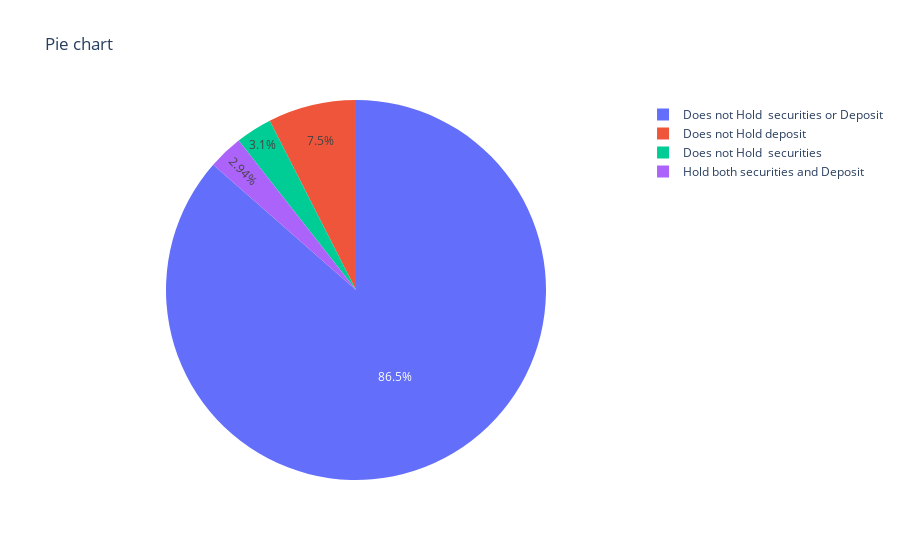

Notebook source saved alongside this figure:
### Code cell
fig=px.pie(data,values=values,names=values.index,title='Pie chart')
fig.show()

### Figure 1 — Plotly figure (JSON) as saved in the notebook; plotly's stock layout.template omitted (floating-point values rounded to 4 significant figures)
{"data": [{"domain": {"x": [0, 1], "y": [0, 1]}, "hovertemplate": "label=%{label}<br>value=%{value}<extra></extra>", "labels": ["Does not Hold  securities or Deposit", "Does not Hold deposit", "Does not Hold  securities", "Hold both securities and Deposit"], "legendgroup": "", "name": "", "showlegend": true, "type": "pie", "values": [4323, 375, 155, 147]}], "layout": {"legend": {"tracegroupgap": 0}, "title": {"text": "Pie chart"}}}
